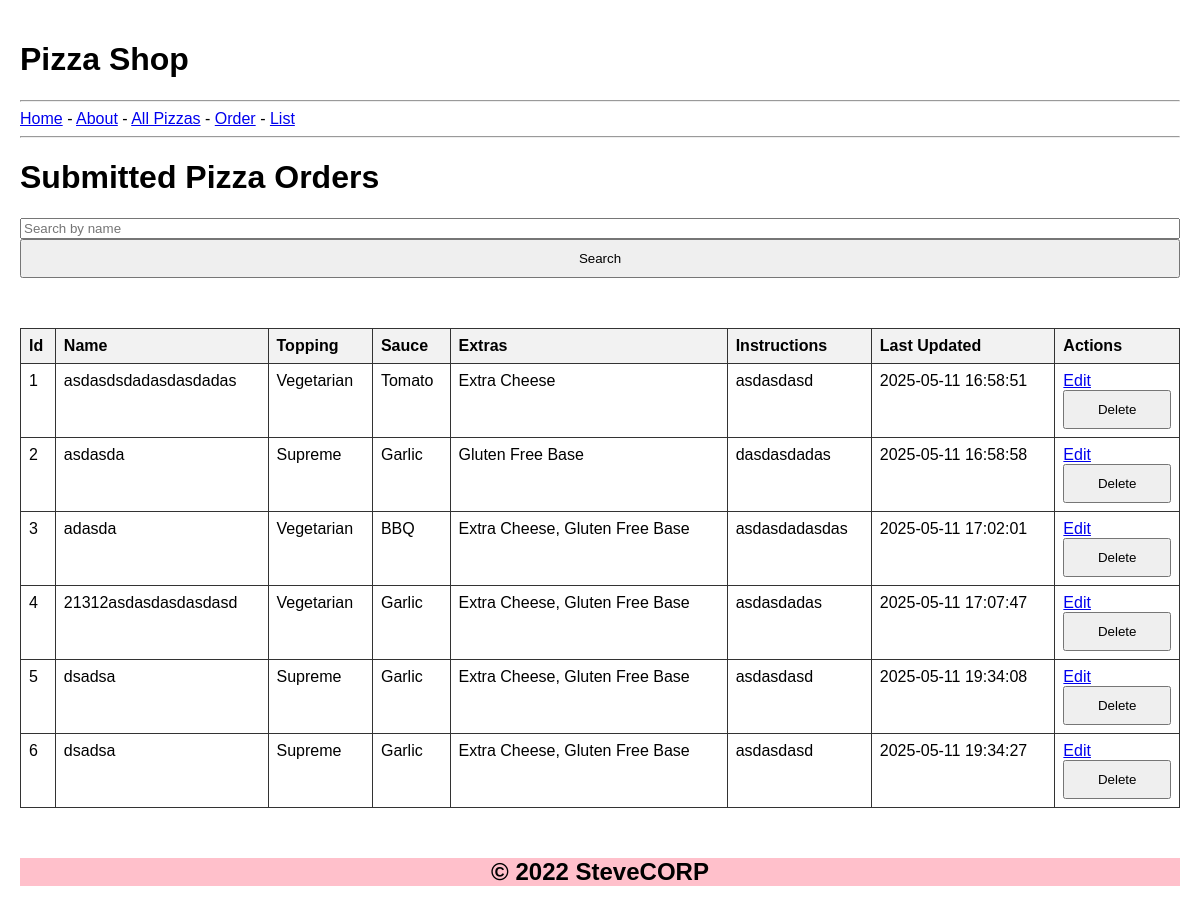
The page /orderList on the database as committed earlier.
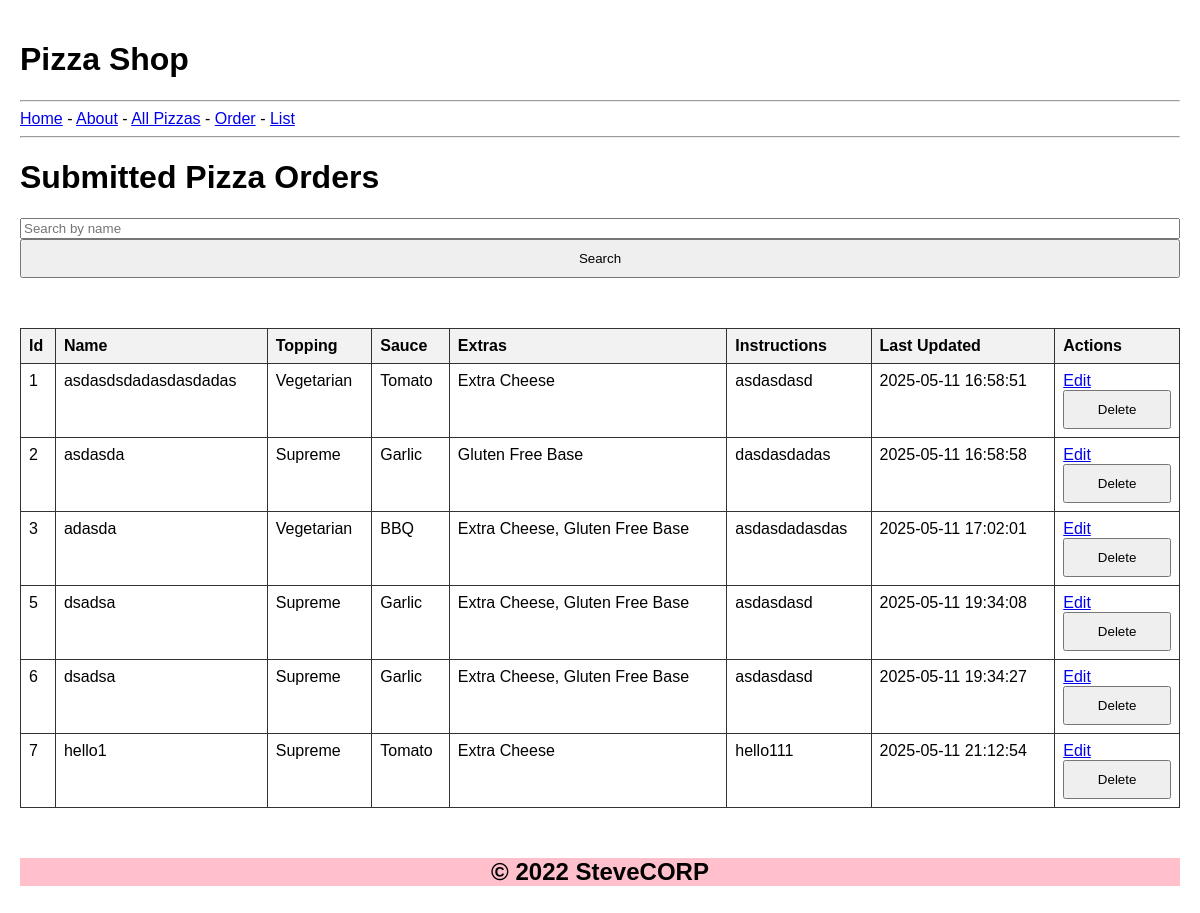
The same page on the database as committed later.
### tables this page shows
CREATE TABLE Orders (id INTEGER PRIMARY KEY AUTOINCREMENT, name TEXT NOT NULL, topping TEXT NOT NULL, sauce TEXT NOT NULL, extras TEXT, instructions TEXT, update_time TEXT NOT NULL);

### main.py (the view)
@app.route('/orderList')
def orderList():
    search_query = request.args.get('search', '')
    db = get_db()
    if search_query:
        cursor = db.execute("SELECT * FROM Orders WHERE name LIKE ? ORDER BY id ASC", ('%' + search_query + '%',))
    else:
        cursor = db.execute("SELECT * FROM Orders ORDER BY id ASC")
    orders = cursor.fetchall()
    db.close()
    return render_template('orders_list.html', orders=orders, search_query=search_query)

### templates/orders_list.html (shortened to what this page needs)
{% extends 'layout.html' %}
{% block content %}
    <head>
    </head>
    <body>
    <h1>Submitted Pizza Orders</h1>
    <form action="{{ url_for('orderList') }}" method="get">
        <input type="text" name="search" value="{{ search_query }}" placeholder="Search by name">
        <input type="submit" value="Search">
    </form>
    <table>
        <thead>
        <tr>
            <th>Id</th>
            <th>Name</th>
            <th>Topping</th>
            <th>Sauce</th>
            <th>Extras</th>
            <th>Instructions</th>
            <th>Last Updated</th>
            <th>Actions</th>
        </tr>
        </thead>
        <tbody>
        {% for order in orders %}
            <tr>
                <td>{{ order.id }}</td>
                <td>{{ order.name }}</td>
                <td>{{ order.topping }}</td>
                <td>{{ order.sauce }}</td>
                <td>{{ order.extras }}</td>
                <td>{{ order.instructions }}</td>
                <td>{{ order.update_time }}</td>
                <td>
                    <a href="{{ url_for('edit_order', id=order.id) }}">Edit</a>
                    <form action="{{ url_for('delete_order', id=order.id) }}" method="post" style="display:inline;">
                        <input type="submit" value="Delete" onclick="return confirm('Are you sure?')">
                    </form>
                </td>
            </tr>
        {% endfor %}
        </tbody>
    </table>
    </body>
{% endblock %}

### templates/layout.html (shortened to what this page needs)
<!doctype html>
<html>
 <head>
    <link rel="stylesheet" href="{{ url_for('static', filename='style.css') }}">
 </head>
 <body>
   {% include 'header.html' %}
   {% include 'nav.html' %}
   {% block content %}{% endblock %}
   {% include 'footer.html' %}
 </body>
</html>

### templates/header.html
<header>
 <h1>Pizza Shop</h1>
</header>

### templates/nav.html
<nav>
    <hr>
    <a href="/">Home</a> - <a href="/about">About</a> - <a href="/all_pizzas">All Pizzas</a>
    - <a href="/order">Order</a> - <a href="/orderList">List</a>
    <hr>
</nav>

### templates/footer.html
<footer>
 <h2 style="background-color:pink;text-align:center;">&copy; 2022 SteveCORP</h2>
</footer>

### static/style.css (style rules this page uses)
body { font-family: Arial, sans-serif; padding: 20px; margin: auto; }
table { border-collapse: collapse; margin: 50px auto; width: 400px; }
td { border: 1px solid #000; padding: 8px; vertical-align: top; }
input[type="text"], select, textarea { width: 100%; box-sizing: border-box; }
input[type="submit"] { width: 100%; padding: 10px; }

### templates/orders_list.html (style rules this page uses)
body { font-family: Arial, sans-serif; }
table { border-collapse: collapse; width: 100%; }
th, td { border: 1px solid #333; padding: 8px; text-align: left; }
th { background-color: #f2f2f2; }

Rows that differ between the two databases and show on the page:
removed Orders: id "4", name "21312asdasdasdasdasd", topping "Vegetarian", sauce "Garlic", extras "Extra Cheese, Gluten Free Base", instructions "asdasdadas", update_time "2025-05-11 17:07:47"
added Orders: id "7", name "hello1", topping "Supreme", sauce "Tomato", extras "Extra Cheese", instructions "hello111", update_time "2025-05-11 21:12:54"
